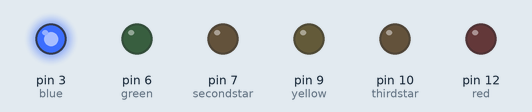
Recording of a sketch running on a simulated Arduino Uno, built with avr-gcc and run on an emulated ATmega328P. Shown: output pins drawn as LEDs (lit = HIGH). Pins used as bus, display or sensor lines are not drawn.

Above: at 0.05 s.
At 2.75 s:
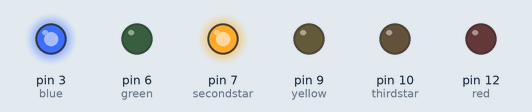
At 5.3 s:
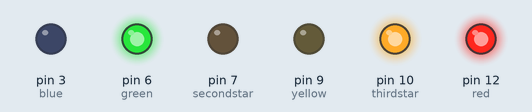
At 6.7 s:
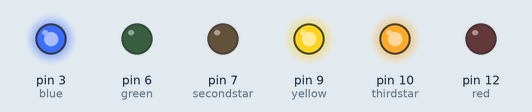
At 10.15 s:
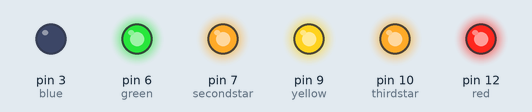
At 13.55 s:
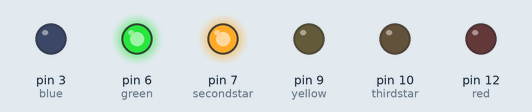
Timing chart, 0 to 13.8 s (numbered marks = the images above):
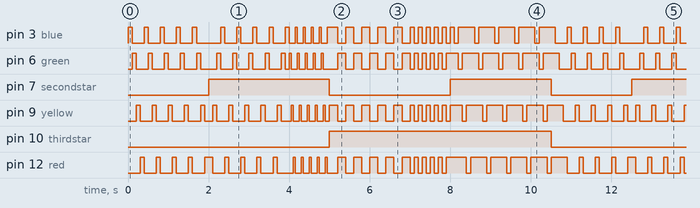

The sketch:

christmaslight.ino
```cpp
int blue = 3;
int green = 6;
int yellow = 9;
int red = 12;
int firststar= 4;
int secondstar= 7;
int thirdstar= 10;

void setup() {
pinMode(blue, OUTPUT);
pinMode(green, OUTPUT);
pinMode(yellow, OUTPUT);
pinMode(red, OUTPUT);
pinMode(firststar, OUTPUT);
pinMode(secondstar, OUTPUT);
pinMode(thirdstar, OUTPUT);
}

void loop() {
  digitalWrite(firststar,HIGH);
  //1st sequence turning on inner to outer
  for(int i=0; i<=4; i++){

  digitalWrite(blue,HIGH);
  delay(100);
  digitalWrite(blue,LOW);
  digitalWrite(green,HIGH);
  delay(100);
  digitalWrite(green,LOW);
  digitalWrite(yellow,HIGH);
  delay(100);
  digitalWrite(yellow,LOW);
  digitalWrite(red,HIGH);
  delay(100);
  digitalWrite(red,LOW);
  }
  digitalWrite(firststar,LOW);

  //2nd sequence  turning on outer to inner
  digitalWrite(secondstar,HIGH);
for(int x=0; x<=4; x++){

  digitalWrite(red,HIGH);
  delay(100);
  digitalWrite(red,LOW);
  digitalWrite(yellow,HIGH);
  delay(100);
  digitalWrite(yellow,LOW);
  digitalWrite(green,HIGH);
  delay(100);
  digitalWrite(green,LOW);
  digitalWrite(blue,HIGH);
  delay(100);
  digitalWrite(blue,LOW);

  }
digitalWrite(secondstar,LOW);


//3rd sequence  BLINKING
digitalWrite(firststar,HIGH);
digitalWrite(secondstar,HIGH);
for(int y=0; y<=4; y++){

  digitalWrite(green,HIGH);
  delay(50);
   digitalWrite(green,LOW);
  digitalWrite(yellow,HIGH);
  delay(50);
    digitalWrite(yellow,LOW);
  digitalWrite(red,HIGH);
  delay(50);
  digitalWrite(red,LOW);
  digitalWrite(blue,HIGH);
  delay(50);
  digitalWrite(blue,LOW);

  }
digitalWrite(firststar,LOW);
digitalWrite(secondstar,LOW);


  //4th sequence DUal alternating
  digitalWrite(thirdstar,HIGH);
for(int j=0; j<=4; j++){

  digitalWrite(blue,HIGH);
  digitalWrite(yellow,HIGH);
  delay(200);
  digitalWrite(blue,LOW);
  digitalWrite(yellow,LOW);
  digitalWrite(green,HIGH);
  digitalWrite(red,HIGH);
  delay(200);
  digitalWrite(green,LOW);
  digitalWrite(red,LOW);

  }
  digitalWrite(thirdstar,LOW);


digitalWrite(thirdstar,HIGH);
digitalWrite(firststar,HIGH);
  //5th sequence dual sequence
  for(int h=0; h<=4; h++){

  digitalWrite(blue,HIGH);
  digitalWrite(yellow,HIGH);
  delay(100);
  digitalWrite(blue,LOW);
   digitalWrite(yellow,LOW);
  digitalWrite(green,HIGH);
  digitalWrite(red,HIGH);
  delay(100);
  digitalWrite(green,LOW);
  digitalWrite(red,LOW);

  }
digitalWrite(thirdstar,LOW);
digitalWrite(firststar,LOW);


digitalWrite(thirdstar,HIGH);
digitalWrite(secondstar,HIGH);
  //6th sequence turning off inner to outer
  for(int h=0; h<=4; h++){

  digitalWrite(blue,HIGH);
  digitalWrite(green,HIGH);
  digitalWrite(yellow,HIGH);
  digitalWrite(red,HIGH);
  delay(100);
  digitalWrite(blue,LOW);
  delay(100);
  digitalWrite(blue,HIGH);
  digitalWrite(green,LOW);
  delay(100);
  digitalWrite(green,HIGH);
  digitalWrite(yellow,LOW);
  delay(100);
  digitalWrite(yellow,HIGH);
  digitalWrite(red,LOW);
  delay(100);
  digitalWrite(red,HIGH);
  }
digitalWrite(thirdstar,LOW);
digitalWrite(secondstar,LOW);
}
```

Measured:
- by itself, pin 3 (blue), pin 6 (green), pin 9 (yellow), pin 12 (red): moves between LOW and HIGH, repeating every 10.5 s
- by itself, pin 7 (secondstar): repeats every 10.5 s: LOW 3.0 s, HIGH 2.5 s, LOW 2.0 s, HIGH 3.0 s
- by itself, pin 10 (thirdstar): alternates HIGH for 5.5 s and LOW for 5.0 s
